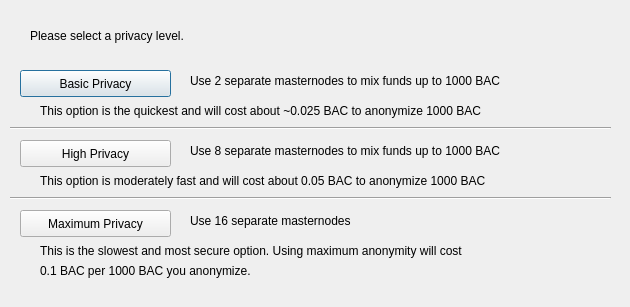
<?xml version="1.0" encoding="UTF-8"?>
<ui version="4.0">
 <class>DarksendConfig</class>
 <widget class="QDialog" name="DarksendConfig">
  <property name="geometry">
   <rect>
    <x>0</x>
    <y>0</y>
    <width>630</width>
    <height>307</height>
   </rect>
  </property>
  <property name="windowTitle">
   <string>Configure Darksend</string>
  </property>
  <widget class="QPushButton" name="buttonBasic">
   <property name="geometry">
    <rect>
     <x>20</x>
     <y>70</y>
     <width>151</width>
     <height>27</height>
    </rect>
   </property>
   <property name="text">
    <string>Basic Privacy</string>
   </property>
  </widget>
  <widget class="QPushButton" name="buttonHigh">
   <property name="geometry">
    <rect>
     <x>20</x>
     <y>140</y>
     <width>151</width>
     <height>27</height>
    </rect>
   </property>
   <property name="text">
    <string>High Privacy</string>
   </property>
  </widget>
  <widget class="QPushButton" name="buttonMax">
   <property name="geometry">
    <rect>
     <x>20</x>
     <y>210</y>
     <width>151</width>
     <height>27</height>
    </rect>
   </property>
   <property name="text">
    <string>Maximum Privacy</string>
   </property>
  </widget>
  <widget class="QLabel" name="label">
   <property name="geometry">
    <rect>
     <x>30</x>
     <y>20</y>
     <width>571</width>
     <height>31</height>
    </rect>
   </property>
   <property name="text">
    <string>Please select a privacy level.</string>
   </property>
  </widget>
  <widget class="QLabel" name="label_2">
   <property name="geometry">
    <rect>
     <x>190</x>
     <y>70</y>
     <width>421</width>
     <height>21</height>
    </rect>
   </property>
   <property name="text">
    <string>Use 2 separate masternodes to mix funds up to 1000 BAC</string>
   </property>
  </widget>
  <widget class="QLabel" name="label_3">
   <property name="geometry">
    <rect>
     <x>190</x>
     <y>140</y>
     <width>411</width>
     <height>21</height>
    </rect>
   </property>
   <property name="text">
    <string>Use 8 separate masternodes to mix funds up to 1000 BAC</string>
   </property>
  </widget>
  <widget class="QLabel" name="label_4">
   <property name="geometry">
    <rect>
     <x>190</x>
     <y>210</y>
     <width>421</width>
     <height>21</height>
    </rect>
   </property>
   <property name="text">
    <string>Use 16 separate masternodes</string>
   </property>
  </widget>
  <widget class="QLabel" name="label_6">
   <property name="geometry">
    <rect>
     <x>40</x>
     <y>100</y>
     <width>561</width>
     <height>21</height>
    </rect>
   </property>
   <property name="text">
    <string>This option is the quickest and will cost about ~0.025 BAC to anonymize 1000 BAC</string>
   </property>
  </widget>
  <widget class="QLabel" name="label_7">
   <property name="geometry">
    <rect>
     <x>40</x>
     <y>170</y>
     <width>561</width>
     <height>21</height>
    </rect>
   </property>
   <property name="text">
    <string>This option is moderately fast and will cost about 0.05 BAC to anonymize 1000 BAC</string>
   </property>
  </widget>
  <widget class="QLabel" name="label_8">
   <property name="geometry">
    <rect>
     <x>40</x>
     <y>240</y>
     <width>561</width>
     <height>21</height>
    </rect>
   </property>
   <property name="text">
    <string>This is the slowest and most secure option. Using maximum anonymity will cost</string>
   </property>
  </widget>
  <widget class="QLabel" name="label_9">
   <property name="geometry">
    <rect>
     <x>40</x>
     <y>260</y>
     <width>561</width>
     <height>21</height>
    </rect>
   </property>
   <property name="text">
    <string>0.1 BAC per 1000 BAC you anonymize.</string>
   </property>
  </widget>
  <widget class="Line" name="line">
   <property name="geometry">
    <rect>
     <x>10</x>
     <y>120</y>
     <width>601</width>
     <height>16</height>
    </rect>
   </property>
   <property name="orientation">
    <enum>Qt::Horizontal</enum>
   </property>
  </widget>
  <widget class="Line" name="line_2">
   <property name="geometry">
    <rect>
     <x>10</x>
     <y>190</y>
     <width>601</width>
     <height>16</height>
    </rect>
   </property>
   <property name="orientation">
    <enum>Qt::Horizontal</enum>
   </property>
  </widget>
 </widget>
 <resources/>
 <connections/>
</ui>
